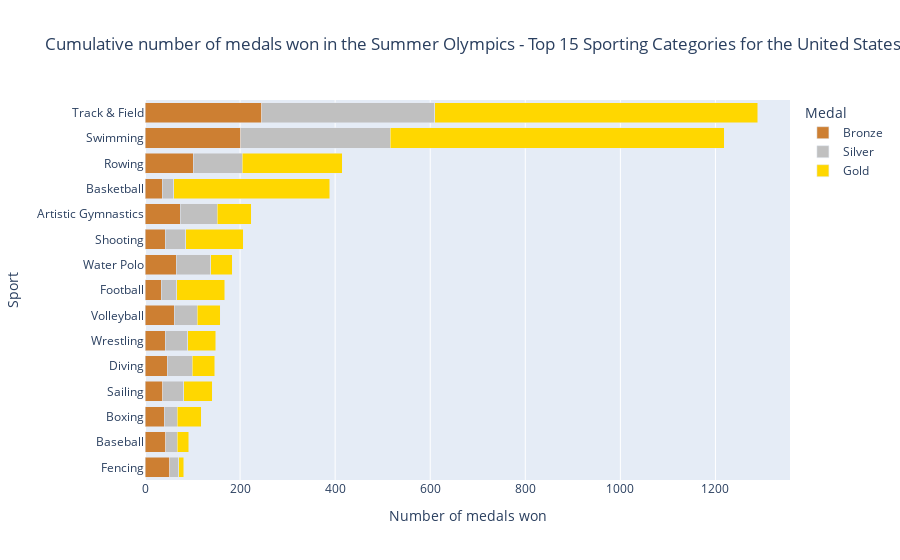

Here is the notebook cell this chart was saved with:
### Code cell
#summarize the number of medals per sport for the United states
# filter the medalists file to the United States and summarize the data
us_medalists_all_years = summer_medalists_df[summer_medalists_df['country']=='United States']
us_group = us_medalists_all_years.groupby(['sport', 'medal']).size().reset_index(name='count')
us_sport_summary = us_group.pivot_table(index=['sport'], columns='medal', values='count', fill_value=0).reset_index()

#calculate the total medals for each sport
us_sport_summary['total_medals'] = us_sport_summary['Gold'] + us_sport_summary['Silver'] + us_sport_summary['Bronze']
us_sport_summary = us_sport_summary.sort_values(by='total_medals', ascending=True).tail(15)

#drop the total medals column
us_sport_summary = us_sport_summary.drop(columns='total_medals')

#unpivot dataframe
melt_us_sport_summary = us_sport_summary.melt(id_vars='sport', var_name='medal', value_name='medal_count')

#Order the sports by the total medals won
sorted_sports = us_sport_summary['sport']
melt_us_sport_summary['sport'] = pd.Categorical(melt_us_sport_summary['sport'], categories=sorted_sports, ordered=True)

# plot top sports
color_map2 = {
    'Gold': '#FFD700',   # Gold color
    'Silver': '#C0C0C0', # Silver color
    'Bronze': '#CD7F32'  # Bronze color
}
fig10 = px.bar(melt_us_sport_summary, x='medal_count', y='sport', color='medal', barmode='stack', category_orders={'medal':['Bronze', 'Silver', 'Gold']}, title='Cumulative number of medals won in the Summer Olympics - Top 15 Sporting Categories for the United States (1896-2024)',
      labels={'medal_count':'Number of medals won', 'sport': 'Sport', 'medal': 'Medal'}, color_discrete_map=color_map2)
fig10

### Figure 1 — Plotly figure (JSON) as saved in the notebook; plotly's stock layout.template omitted (floating-point values rounded to 4 significant figures)
{"data": [{"alignmentgroup": "True", "hovertemplate": "Medal=Bronze<br>Number of medals won=%{x}<br>Sport=%{y}<extra></extra>", "legendgroup": "Bronze", "marker": {"color": "#CD7F32", "pattern": {"shape": ""}}, "name": "Bronze", "offsetgroup": "Bronze", "orientation": "h", "showlegend": true, "textposition": "auto", "type": "bar", "x": [52, 44, 41, 37, 47, 43, 61, 34, 66, 43, 74, 36, 102, 201, 246], "xaxis": "x", "y": ["Fencing", "Baseball", "Boxing", "Sailing", "Diving", "Wrestling", "Volleyball", "Football", "Water Polo", "Shooting", "Artistic Gymnastics", "Basketball", "Rowing", "Swimming", "Track & Field"], "yaxis": "y"}, {"alignmentgroup": "True", "hovertemplate": "Medal=Silver<br>Number of medals won=%{x}<br>Sport=%{y}<extra></extra>", "legendgroup": "Silver", "marker": {"color": "#C0C0C0", "pattern": {"shape": ""}}, "name": "Silver", "offsetgroup": "Silver", "orientation": "h", "showlegend": true, "textposition": "auto", "type": "bar", "x": [19, 24, 27, 45, 52, 47, 49, 33, 72, 43, 78, 24, 103, 315, 364], "xaxis": "x", "y": ["Fencing", "Baseball", "Boxing", "Sailing", "Diving", "Wrestling", "Volleyball", "Football", "Water Polo", "Shooting", "Artistic Gymnastics", "Basketball", "Rowing", "Swimming", "Track & Field"], "yaxis": "y"}, {"alignmentgroup": "True", "hovertemplate": "Medal=Gold<br>Number of medals won=%{x}<br>Sport=%{y}<extra></extra>", "legendgroup": "Gold", "marker": {"color": "#FFD700", "pattern": {"shape": ""}}, "name": "Gold", "offsetgroup": "Gold", "orientation": "h", "showlegend": true, "textposition": "auto", "type": "bar", "x": [11, 24, 50, 59, 48, 59, 48, 101, 46, 121, 71, 329, 210, 703, 679], "xaxis": "x", "y": ["Fencing", "Baseball", "Boxing", "Sailing", "Diving", "Wrestling", "Volleyball", "Football", "Water Polo", "Shooting", "Artistic Gymnastics", "Basketball", "Rowing", "Swimming", "Track & Field"], "yaxis": "y"}], "layout": {"barmode": "stack", "legend": {"title": {"text": "Medal"}, "tracegroupgap": 0}, "title": {"text": "Cumulative number of medals won in the Summer Olympics - Top 15 Sporting Categories for the United States (1896-2024)"}, "xaxis": {"anchor": "y", "domain": [0, 1], "title": {"text": "Number of medals won"}}, "yaxis": {"anchor": "x", "domain": [0, 1], "title": {"text": "Sport"}}}}
